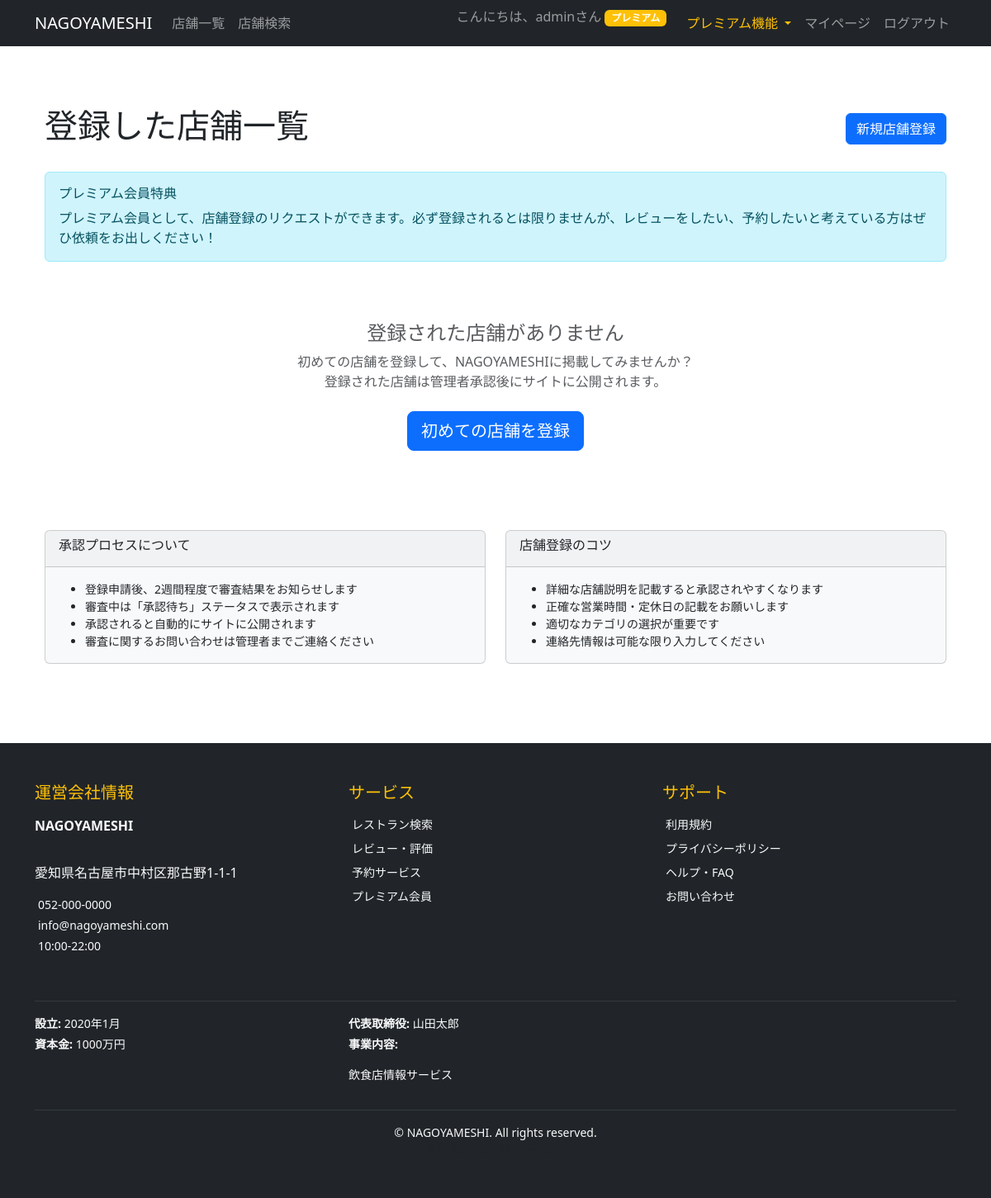
The app's page /my-restaurants/ (signed in) with its own data.
### accounts/models.py (models this page shows, shortened)
class User(AbstractUser):
    furigana = models.CharField('フリガナ', max_length=100, blank=True)
    postal_code = models.CharField('郵便番号', max_length=8, blank=True)
    address = models.TextField('住所', blank=True)
    phone_number = models.CharField('電話番号', max_length=15, blank=True)
    is_premium = models.BooleanField('プレミアム会員', default=False)
    email_verified = models.BooleanField('メール認証済み', default=False)
    created_at = models.DateTimeField('作成日時', auto_now_add=True)
    updated_at = models.DateTimeField('更新日時', auto_now=True)
    class Meta:
        verbose_name = 'ユーザー'
        verbose_name_plural = 'ユーザー'

### admin_panel/models.py (models this page shows, shortened)
class CompanyInfo(models.Model):
    company_name = models.CharField('会社名', max_length=100, default='NAGOYA MESHI株式会社')
    address = models.TextField('住所', default='〒460-0008 愛知県名古屋市中区栄3-15-33')
    phone = models.CharField('電話番号', max_length=20, default='052-123-4567')
    email = models.EmailField('メールアドレス', default='info@nagoyameshi.com')
    business_hours = models.CharField('営業時間', max_length=50, default='平日 9:00-18:00')
    established = models.CharField('設立', max_length=20, default='2020年4月')
    capital = models.CharField('資本金', max_length=30, default='1,000万円')
    representative = models.CharField('代表取締役', max_length=50, default='名古屋 太郎')
    business_content = models.TextField('事業内容', default='飲食店情報サイトの運営\nグルメ情報の提供\nレストラン予約サービス')
    updated_at = models.DateTimeField('更新日時', auto_now=True)
    class Meta:
        verbose_name = '運営会社情報'
        verbose_name_plural = '運営会社情報'
    @classmethod
    def get_instance(cls):
        obj, created = cls.objects.get_or_create(pk=1)
        return obj

### restaurants/views.py (the view)
# urls.py: path('my-restaurants/', views.my_restaurants, name='my_restaurants'),
@premium_required()
def my_restaurants(request):
    restaurants = Restaurant.objects.filter(is_active=False)  # 承認待ちの店舗
    context = {
        'restaurants': restaurants,
        'page_title': '登録した店舗一覧'
    }
    return render(request, 'restaurants/my_restaurants.html', context)

### admin_panel/context_processors.py (called while the page is built)
def company_info(request):
    return {
        'company_info': CompanyInfo.get_instance()
    }

### restaurants/templates/restaurants/my_restaurants.html (shortened to what this page needs)
{% extends 'base.html' %}
{% block content %}
<div class="container py-5">
    <div class="d-flex justify-content-between align-items-center mb-4">
        <h1> 登録した店舗一覧</h1>
        <a href="{% url 'restaurants:create' %}" class="btn btn-primary">
             新規店舗登録
        </a>
    </div>
    <div class="alert alert-info mb-4">
        <h6> プレミアム会員特典</h6>
        <p class="mb-0">プレミアム会員として、店舗登録のリクエストができます。必ず登録されるとは限りませんが、レビューをしたい、予約したいと考えている方はぜひ依頼をお出しください！</p>
    </div>
    {% if restaurants %}
        <div class="row">
            {% for restaurant in restaurants %}
                <div class="col-md-6 col-lg-4 mb-4">
                    <div class="card h-100">
                        <div class="card-body">
                            <div class="d-flex justify-content-between align-items-start mb-2">
                                <h5 class="card-title">{{ restaurant.name }}</h5>
                                {% if restaurant.is_active %}
                                    <span class="badge bg-success">公開中</span>
                                {% else %}
                                    <span class="badge bg-warning">承認待ち</span>
                                {% endif %}
                            </div>
                            <p class="card-text text-muted small">
                                <i class="fas fa-tag"></i> {{ restaurant.category.name }}
                            </p>
                            <p class="card-text">{{ restaurant.description|truncatechars:100 }}</p>
                            <div class="small text-muted mb-3">
                                <div><i class="fas fa-map-marker-alt"></i> {{ restaurant.address|truncatechars:50 }}</div>
                                {% if restaurant.phone_number %}
                                    <div><i class="fas fa-phone"></i> {{ restaurant.phone_number }}</div>
                                {% endif %}
                                {% if restaurant.opening_hours %}
                                    <div><i class="fas fa-clock"></i> {{ restaurant.opening_hours }}</div>
                                {% endif %}
                                {% if restaurant.budget_min and restaurant.budget_max %}
                                    <div><i class="fas fa-yen-sign"></i> ¥{{ restaurant.budget_min|floatformat:0 }} - ¥{{ restaurant.budget_max|floatformat:0 }}</div>
                                {% endif %}
                            </div>
                            <div class="d-flex justify-content-between align-items-center">
                                <small class="text-muted">
                                    登録日: {{ restaurant.created_at|date:"Y/m/d" }}
                                </small>
                                <div>
                                    {% if restaurant.is_active %}
                                        <a href="{% url 'restaurants:detail' restaurant.id %}"
                                           class="btn btn-outline-primary btn-sm">
                                            <i class="fas fa-eye"></i> 表示
                                        </a>
                                    {% else %}
                                        <button class="btn btn-outline-secondary btn-sm" disabled>
                                            <i class="fas fa-clock"></i> 承認待ち
                                        </button>
                                    {% endif %}
                                </div>
                            </div>
                        </div>
                    </div>
                </div>
            {% endfor %}
        </div>
    {% else %}
        <div class="text-center py-5">
            <h4 class="text-muted">登録された店舗がありません</h4>
            <p class="text-muted mb-4">
                初めての店舗を登録して、NAGOYAMESHIに掲載してみませんか？<br>
                登録された店舗は管理者承認後にサイトに公開されます。
            </p>
            <a href="{% url 'restaurants:create' %}" class="btn btn-primary btn-lg">
                 初めての店舗を登録
            </a>
        </div>
    {% endif %}
    <div class="row mt-5">
        <div class="col-md-6">
            <div class="card bg-light">
                <div class="card-header">
                    <h6> 承認プロセスについて</h6>
                </div>
                <div class="card-body">
                    <ul class="mb-0 small">
                        <li>登録申請後、2週間程度で審査結果をお知らせします</li>
                        <li>審査中は「承認待ち」ステータスで表示されます</li>
                        <li>承認されると自動的にサイトに公開されます</li>
                        <li>審査に関するお問い合わせは管理者までご連絡ください</li>
                    </ul>
                </div>
            </div>
        </div>
        <div class="col-md-6">
            <div class="card bg-light">
                <div class="card-header">
                    <h6> 店舗登録のコツ</h6>
                </div>
                <div class="card-body">
                    <ul class="mb-0 small">
                        <li>詳細な店舗説明を記載すると承認されやすくなります</li>
                        <li>正確な営業時間・定休日の記載をお願いします</li>
                        <li>適切なカテゴリの選択が重要です</li>
                        <li>連絡先情報は可能な限り入力してください</li>
                    </ul>
                </div>
            </div>
        </div>
    </div>
</div>
{% endblock %}

### templates/base.html (shortened to what this page needs)
<!DOCTYPE html>
<html lang="ja">
<head>
    <link href="https://cdn.jsdelivr.net/npm/bootstrap@5.3.0/dist/css/bootstrap.min.css" rel="stylesheet">
</head>
<body>
    <nav class="navbar navbar-expand-lg navbar-dark bg-dark">
        <div class="container">
            <a class="navbar-brand" href="{% url 'restaurants:index' %}">NAGOYAMESHI</a>
            <div class="collapse navbar-collapse" id="navbarNav">
                <ul class="navbar-nav me-auto">
                    <li class="nav-item">
                        <a class="nav-link" href="{% url 'restaurants:index' %}">店舗一覧</a>
                    </li>
                    <li class="nav-item">
                        <a class="nav-link" href="{% url 'restaurants:search' %}">店舗検索</a>
                    </li>
                </ul>
                <ul class="navbar-nav">
                    {% if user.is_authenticated %}
                        <li class="nav-item">
                            <span class="navbar-text me-3">
                                こんにちは、{{ user.username }}さん
                                {% if user.is_premium %}
                                    <span class="badge bg-warning">プレミアム</span>
                                {% endif %}
                            </span>
                        </li>
                        {% if user.is_premium %}
                        <li class="nav-item dropdown">
                            <a class="nav-link dropdown-toggle text-warning" href="#" id="premiumDropdown"
                               role="button" data-bs-toggle="dropdown" aria-expanded="false">
                                 プレミアム機能
                            </a>
                        </li>
                        {% endif %}
                        <li class="nav-item">
                            <a class="nav-link" href="{% url 'accounts:profile' %}">マイページ</a>
                        </li>
                        <li class="nav-item">
                            <a class="nav-link" href="{% url 'accounts:logout' %}">ログアウト</a>
                        </li>
                    {% endif %}
                </ul>
            </div>
        </div>
    </nav>
    <main class="container mt-4">
        {% block content %}
        {% endblock %}
    </main>
    <footer class="bg-dark text-light mt-5">
        <div class="container py-5">
            <div class="row">
                <div class="col-lg-4 mb-4">
                    <h5 class="text-warning mb-3">
                         運営会社情報
                    </h5>
                    <p class="mb-2"><strong>{{ company_info.company_name }}</strong></p>
                    <p class="small mb-1">
                        {{ company_info.address|linebreaks }}
                    </p>
                    <p class="small mb-1">
                        {{ company_info.phone }}
                    </p>
                    <p class="small mb-1">
                        {{ company_info.email }}
                    </p>
                    <p class="small">
                        {{ company_info.business_hours }}
                    </p>
                </div>
                <div class="col-lg-4 mb-4">
                    <h5 class="text-warning mb-3">
                         サービス
                    </h5>
                    <ul class="list-unstyled small">
                        <li class="mb-2">
                            <a href="{% url 'restaurants:index' %}" class="text-light text-decoration-none">
                                 レストラン検索
                            </a>
                        </li>
                        <li class="mb-2">
                            <a href="#" class="text-light text-decoration-none">
                                 レビュー・評価
                            </a>
                        </li>
                        <li class="mb-2">
                            <a href="#" class="text-light text-decoration-none">
                                 予約サービス
                            </a>
                        </li>
                        <li class="mb-2">
                            <a href="#" class="text-light text-decoration-none">
                                 プレミアム会員
                            </a>
                        </li>
                    </ul>
                </div>
                <div class="col-lg-4 mb-4">
                    <h5 class="text-warning mb-3">
                         サポート
                    </h5>
                    <ul class="list-unstyled small">
                        <li class="mb-2">
                            <a href="#" class="text-light text-decoration-none">
                                 利用規約
                            </a>
                        </li>
                        <li class="mb-2">
                            <a href="#" class="text-light text-decoration-none">
                                 プライバシーポリシー
                            </a>
                        </li>
                        <li class="mb-2">
                            <a href="#" class="text-light text-decoration-none">
                                 ヘルプ・FAQ
                            </a>
                        </li>
                        <li class="mb-2">
                            <a href="#" class="text-light text-decoration-none">
                                 お問い合わせ
                            </a>
                        </li>
                    </ul>
                </div>
            </div>
            <hr class="border-secondary">
            <div class="row">
                <div class="col-md-8">
                    <div class="row small">
                        <div class="col-sm-6">
                            <p class="mb-1">
                                <strong>設立:</strong> {{ company_info.established }}
                            </p>
                            <p class="mb-1">
                                <strong>資本金:</strong> {{ company_info.capital }}
                            </p>
                        </div>
                        <div class="col-sm-6">
                            <p class="mb-1">
                                <strong>代表取締役:</strong> {{ company_info.representative }}
                            </p>
                            <p class="mb-1">
                                <strong>事業内容:</strong>
                            </p>
                            <p class="small text-muted">{{ company_info.business_content|linebreaks }}</p>
                        </div>
                    </div>
                </div>
                <div class="col-md-4">
                </div>
            </div>
            <hr class="border-secondary">
            <div class="text-center">
                <p class="mb-0 small">
                    &copy; {{ "now"|date:"Y" }} {{ company_info.company_name }}. All rights reserved.
                </p>
                <p class="mb-0 small text-muted">
                </p>
            </div>
        </div>
    </footer>
</body>
</html>

### records on screen
User: username "admin"
CompanyInfo: company_name "NAGOYAMESHI", address "愛知県名古屋市中村区那古野1-1-1", phone "052-000-0000", email "info@nagoyameshi.com", business_hours "10:00-22:00", established "2020年1月", capital "1000万円", representative "山田太郎", business_content "飲食店情報サービス"
